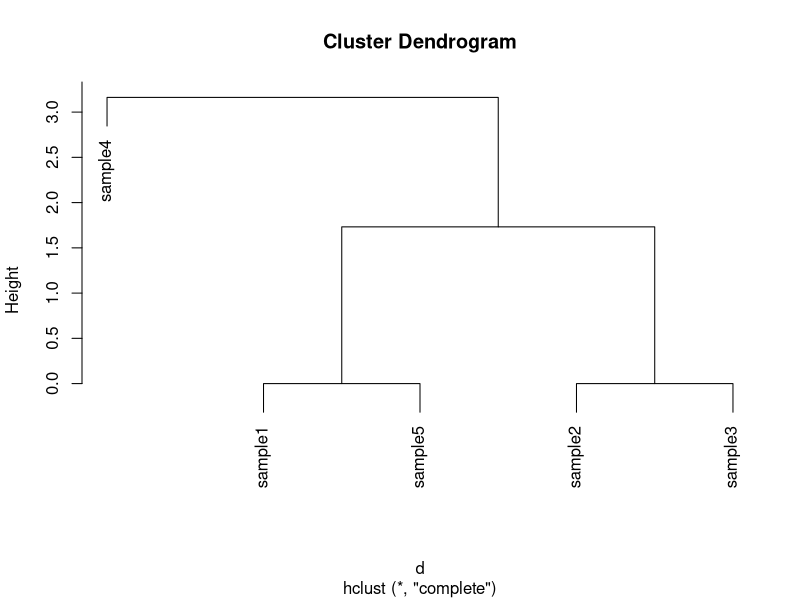

The R source for this figure: (Note: this script raises an error after producing the figure.)
## Clustering analysis

## generate distances matrix using dist(). Distances are computed between rows: need to transpose if samples in columns


matrix <- rbind(c(1, rep(0,7),1,1), c(rep(0,10)), c(rep(0,10)), c(0, rep(1,7),0,0), c(1, rep(0,7),1,1))
chromosomes <- paste("chr", 1:10, "p", sep = "")
rownames(matrix) <- c(paste("sample", 1:5, sep =  ""))
colnames(matrix) <- chromosomes

d <- dist(matrix)
clust <- hclust(d)
plot(clust)
matrix.df <- data.frame(matrix)
matrix.df$samples <-  rownames(matrix)

samples <- rownames(matrix)
long.df <- melt(matrix.df, id = "samples")

long.df$samples <- factor(long.df$samples, levels = clust$labels)
long.df$value[abs(long.df$value) < 3] <- NA
long.df$value[long.df$value > 3] <- 1
long.df$value[long.df$value < -3] <- -1

mut <- ggplot(long.df, aes(x=samples, y=variable, height=0.9, width=0.9)) + 
    geom_tile(aes(fill=value)) +
    scale_fill_gradient(low = "blue", high = "red", na.value = "white", limits = c(-1, 1)) +
    xlab("Subject") +
    ggtitle("Trial Heatmap") +
    theme(
        legend.key = element_rect(fill='NA'),
        legend.key.size = unit(1, 'cm'),
        legend.title = element_blank(),
        legend.position="bottom",
        legend.text = element_text(size=8, face="bold"),
        axis.ticks.x=element_blank(),
        axis.ticks.y=element_blank(),
        axis.text.x=element_text(angle = 90, hjust = 1),
        axis.text.y=element_text(colour="Black"),
        axis.title.x=element_text(face="bold"),
        axis.title.y=element_blank(),
        panel.grid.major.x=element_blank(),
        panel.grid.major.y=element_blank(),
        panel.grid.minor.x=element_blank(),
        panel.grid.minor.y=element_blank(),
        panel.background=element_blank()
    )
print(mut) 


## create legend
legend.df <- data.frame(rep(samples, 2), c(rep("tumor", length(samples)), rep("sex", length(samples))), 
                        c(rep(c("glioma", "meingioma"), length(samples)/2), rep(c("male", "female"), length(samples)/2)))
colnames(legend.df) <- c("samples", "phenotype", "values")
l <- ggplot(legend.df, aes(x=samples, y = phenotype)) + coord_fixed(ratio = .2) + geom_tile(aes(fill = values))


fd=data.frame(x = rep(c("x","y","z"),3), 
              y=c("a","b","c","b","c","a","c","a","b"),
              z=c(0,1,0,1,1,1,0,0,1))

# plot
p <- ggplot(fd, aes(x, y)) + geom_tile(aes(fill = z)) + 
scale_fill_gradient(low = "white",high = "steelblue", limits=c(0,1)) + 
theme_grey() + 
labs(x = "", y= "") + 
coord_fixed(ratio= 1)
scale_x_discrete(expand = c(0, 0)) + 
scale_y_discrete(expand = c(0, 0)) + 
theme(legend.position = "none", axis.ticks = element_blank(), axis.text.x = element_text(size=12, angle=90, hjust=0, colour="black"))


## use NMF to cluster
## adapted from: https://cran.r-project.org/web/packages/NMF/vignettes/heatmaps.pdf and 

## first generate combined alterations list
alterations <- all.mutations.tier1.4[, c("SAMPLE_ACCESSION_NBR", "BEST_EFF_GENE", "variant_classification")]
alterations.cnv <- all.cnv.high[, c("SAMPLE_ACCESSION_NBR", "GENE", "CNV_TYPE_CD")]
colnames(alterations.cnv) <- colnames(alterations)
alterations.svs <- all.svs.formatted[, c("SAMPLE_ACCESSION_NBR", "BEST_EFF_GENE", "variant_classification")]
alterations <- rbind(alterations, alterations.cnv, alterations.svs)
alterations$BEST_EFF_GENE[alterations$BEST_EFF_GENE %in% c("CDKN2A", "CDKN2B")] <- "CDKN2A/B"
alterations$BEST_EFF_GENE[alterations$BEST_EFF_GENE == "MYCN"] <- "MYC"
alterations$variant_classification <- "altered"

## next restrict to only those present in at least 20% of tumor types that have at least 100 samples each
trimmed <- c()
for (i in 1:length(pathologies)){
    if (length(pathologies[[i]]) > 100){
        current.alterations <- alterations[alterations$SAMPLE_ACCESSION_NBR %in% pathologies[[i]], ]
        candidates <- sort(table(current.alterations$BEST_EFF_GENE), decreasing = TRUE)
        finalists <- names(candidates[candidates > floor(length(pathologies[[i]]) / 5)])
        trimmed <- c(trimmed, finalists)
    }
}

trimmed <- unique(trimmed)

## figure out which samples have no mutations
alterations.trimmed <- alterations[alterations$BEST_EFF_GENE %in% trimmed, ]
names <- unique(master.sheet$SAMPLE_ACCESSION_NBR)
quiet.names <- names[!(names %in% alterations.trimmed$SAMPLE_ACCESSION_NBR)]
quiet.samples <- cbind(quiet.names, "quiet.mut", "altered")
colnames(quiet.samples) <- colnames(alterations.trimmed)
alterations.trimmed <- rbind(alterations.trimmed, quiet.samples)

## Add meta features
clustering.cnvs.gain <- all.cnvs.broad
clustering.cnvs.gain[clustering.cnvs.gain < 0] <- 0
clustering.cnvs.loss <- all.cnvs.broad
clustering.cnvs.loss[clustering.cnvs.loss > 0] <- 0
clustering.cnvs.loss <- abs(clustering.cnvs.loss)
rownames(clustering.cnvs.gain) <- paste(unique(gene.to.arm$ID), "_gain", sep = "")
rownames(clustering.cnvs.loss) <- paste(unique(gene.to.arm$ID), "_loss", sep = "")

clustering.cnvs <- rbind(clustering.cnvs.gain, clustering.cnvs.loss)
clustering.cnvs["count", ] <- as.numeric(apply(clustering.cnvs, 2, function(x){sum(x != 0)}))
quantile(as.numeric(clustering.cnvs[69, ]))
clustering.cnvs["cnv.disrupted", clustering.cnvs["count", ] > 6 ] <- 1
clustering.cnvs["cnv.disrupted", is.na(clustering.cnvs["cnv.disrupted", ])] <- 0
clustering.cnvs["cnv.quiet", clustering.cnvs["count", ] == 0] <- 1
clustering.cnvs["cnv.quiet", is.na(clustering.cnvs["cnv.quiet", ])] <- 0
clustering.cnvs["cnv.middle", clustering.cnvs["count", ] %in% 1:5] <- 1
clustering.cnvs["cnv.middle", is.na(clustering.cnvs["cnv.middle", ])] <- 0
clustering.cnvs <- clustering.cnvs[-69, ]

## same as above, figure out which features are present in at least 20% of cases
trimmed.broad <- c()
for (i in 1:length(pathologies)){
    if (length(pathologies[[i]]) > 100){
        current.samples <- clustering.cnvs[, names.fixed %in% pathologies[[i]]]
        candidates <- rowSums(current.samples)
        finalists <- rownames(current.samples)[candidates > floor(length(pathologies[[i]]) / 5)]
        trimmed.broad <- c(trimmed.broad, finalists)
    }
}

trimmed.broad <- unique(trimmed.broad)

clustering.cnvs.trimmed <- clustering.cnvs[trimmed.broad, ]


clustering.clinical <- master.sheet[, c("SAMPLE_ACCESSION_NBR", "Cancer_Type_Broad", "Cancer_Type_Specific")]

clustering.input.cnvs <- PlotComut(
    mut.maf1 = alterations.trimmed,
    broad.cnv.maf = clustering.cnvs.trimmed,
    samples = master.sheet$SAMPLE_ACCESSION_NBR,
    input.samples = "SAMPLE_ACCESSION_NBR", 
    input.genes = "BEST_EFF_GENE", input.mutations = "variant_classification", 
    return.matrix = TRUE,
    dimensions = c(18,10),
    #manual.order = c("quiet.mut", "cnv.quiet", "cnv.disrupted"), 
    col.vector = c("frameshift_indel" = "red", "missense" ="red" , "nonsense" = "red", "splice_site" = "red", "stop_codon" = "red", "in_frame_indel" = "red",
                   "other" = "red", "arm-level gain" = "red", "arm-level loss" = "red", "2DEL" = "red", "HA" = "red", "indel" = "red", "rearrangement" = "red",
                   "Glioblastoma" = "black", "AnaplasticAstro" = "green", "Angiocentric" = "orange", "Astro" = "green", "altered" = "red", 
                   "DiffuseAstro" = "green", "Oligo" = "yellow", "OligoAstro" = "yellow", "PilocyticAstro" = "green", 
                   "0" = "gray90", "1" = "gray70", "2" = "gray50", "3" = "gray25", "4" = "gray1")
    ,phenotypes = clustering.clinical
)


## change to non-negative matrix, features as rows and samples as columns
clustering.input.gliomas <- clustering.input[clustering.input$samples %in% master.sheet$SAMPLE_ACCESSION_NBR[master.sheet$Cancer_Type_Broad == "Glioma"], ]
nmf.input <- reshape(clustering.input.gliomas, idvar = "samples", timevar = "genes", direction = "wide")

nmf.input[nmf.input == "wt"] <- 0
nmf.input[, -1][nmf.input[, -1] != 0] <- 1
nmf.input <- t(nmf.input)
colnames(nmf.input) <- nmf.input[1, ]
nmf.input <- nmf.input[-1, ]
row.labels <- rownames(nmf.input)
nmf.input <- apply(nmf.input, 2, as.numeric)
rownames(nmf.input) <- gsub("(mutations.)(*)", "\\2", row.labels)

## remove empty columns
## figure out number of covariates incldued in clinical clustering, remove that many from end
end <- nrow(nmf.input)
remove <- ncol(clustering.clinical) - 2
start <- end - remove
nmf.input <- nmf.input[-c(start:end), ]
nmf.input <- nmf.input[, colSums(nmf.input) != 0]


column.annotations <- master.sheet
column.annotations <- column.annotations[column.annotations$SAMPLE_ACCESSION_NBR %in% colnames(nmf.input), ]
column.annotations$Cancer_Type_Broaddd <- column.annotations$Cancer_Type_Broad
column.annotations$Cancer_Type_Glioma[column.annotations$Cancer_Type_Broad == "Glioma"] <- 
    column.annotations$Cancer_Type_Specific[column.annotations$Cancer_Type_Broad == "Glioma"]
column.annotations$Cancer_Type_Glioma[!(column.annotations$Cancer_Type_Glioma %in% 
                                            c("Astro", "Oligo", "Glioblastoma", "OligoAstro", "AnaplasticAstro", "DiffuseAstro", "Pediatric"))] <- "glioma_other"
column.annotations$Cancer_Type_Glioma[column.annotations$Cancer_Type_Glioma %in% c("AnaplasticAstro", "DiffuseAstro")] <- "Astro"
column.annotations$Cancer_Type_Glioma[column.annotations$Cancer_Type_Glioma %in% c("Oligo", "OligoAstro")] <- "Oligo"
column.annotations$Cancer_Type_Broaddd[column.annotations$Cancer_Type_Broaddd %in% c("Craniopharyngioma", "Paraganglioma",  "Pineal_parenchymal_tumor", "Chondrosarcoma",
                                                                                     "Schwannoma", "Chordoma", "Schwannoma check", "Neuroblastoma", "Lymphoma",
                                                                                     "Medulloblastoma", "Pituitary_other", "Ependymoma", "Paraganglioglioma", "SFT")] <- "other"
column.annotations$Cancer_Type_Broaddd_Glioma <- column.annotations$Cancer_Type_Broaddd
column.annotations$Cancer_Type_Broaddd_Glioma[column.annotations$Cancer_Type_Broad == "Glioma"] <- column.annotations$Cancer_Type_Glioma[column.annotations$Cancer_Type_Broad == "Glioma"]

column.annotations$Cancer_Type_Broad_Glioma <- column.annotations$Cancer_Type_Broad
column.annotations$Cancer_Type_Broad_Glioma[column.annotations$Cancer_Type_Broad == "Glioma"] <- column.annotations$Cancer_Type_Glioma[column.annotations$Cancer_Type_Broad == "Glioma"]
column.annotations$Cancer_Type_Glioma_Grade <- paste(column.annotations$Cancer_Type_Glioma, column.annotations$Grade, sep = "_")
column.annotations$Cancer_Type_Glioma_Grade[!(column.annotations$Cancer_Type_Glioma_Grade %in% c("Astro_2", "Astro_3", "Glioblastoma_4", 
                                                                                                 "glioma_other_", "Oligo_2", "Oligo_3", "Pediatric_"))] <- "other"
## re order based on nmf order
column.annotations <- column.annotations[order(match(column.annotations$SAMPLE_ACCESSION_NBR, colnames(nmf.input))), ]


## if multiple runs
nmf.output.4 <- nmf(nmf.input, 2, nrun = 2)
coefmap(nmf.output.4, Colv = "consensus")

## if single run
nmf.output.glioma.4 <- nmf(nmf.input, 4, seed = 123456789)
tiff("../Analysis/NMF Glioma K4 heatmap.tiff", width = 1000, height = 1000)
pdf("../Analysis/NMF K4 heatmap.pdf")
coefmap(minfit(nmf.output.glioma.4), annCol = column.annotations$Cancer_Type_Glioma, annColors = list(c("red", "yellow", "blue", "green4", "purple", "orange")), Colv = "basis")
dev.off()

## calculate overlap
classifier <- nmf.output.glioma.4@fit@H
classifier <- as.data.frame(t(classifier))
classifier$subtype <- column.annotations$Cancer_Type_Glioma_Grade
classifier$basis <- sapply(1:nrow(classifier), function(x){which(classifier[x, 1:(ncol(classifier) - 1)] == max(classifier[x, 1:(ncol(classifier) -1)]))[1]}, 
                           USE.NAMES = FALSE)
classifier$subtype[classifier$subtype == ""] <- "unlabeled"

## percentage based classifier
percent.classifier <- table(classifier$basis, classifier$subtype)
for (i in 1:ncol(percent.classifier)){
    percent.classifier[, i] <- percent.classifier[, i] / sum(percent.classifier[, i])
}
percent.classifier <- as.data.frame(percent.classifier)
colnames(percent.classifier) <- c("basis", "subtype", "percent")
percent.classifier$basis <- paste("factor", percent.classifier$basis, sep = "_")


pdf("NMF Glioma K4 summary by basis.pdf", width = 10, height = 7)
colors <- distinctColorPalette(length(unique(classifier$subtype)))
names(colors) <- unique(classifier$subtype)
ggplot(data = classifier, aes(x = basis, fill = factor(subtype))) + geom_bar(position = "dodge") + scale_fill_manual(values = colors)
dev.off()

pdf("NMF Glioma K4 summary by basis percent.pdf", width = 10, height = 7)
ggplot(data = percent.classifier, aes(x = basis, y = percent, fill = subtype)) + geom_bar(stat = "Identity", position = "dodge") + scale_fill_manual(values = colors)
dev.off()



pdf("NMF Glioma K4 summary by subtype with grade.pdf", width = 10, height = 7)
ggplot(data = classifier, aes(x = subtype, fill = factor(basis))) + geom_bar(position = "dodge") + theme(axis.text.x = element_text(angle = 45, hjust = 1)) 
+ coord_flip()
dev.off()

pdf("NMF Glioma K4 summary by subtype percent.pdf", width = 10, height = 7)
ggplot(data = percent.classifier, aes(x = subtype, y = percent, fill = basis)) + geom_bar(stat = "Identity", position = "dodge") + theme(axis.text.x = element_text(angle = 45, hjust = 1)) 
dev.off()

## plot percentage of samples within a given cancer type residing in most dominant factor
max.values <- data.frame(sapply(as.character(unique(percent.classifier$subtype)), function(x){max(percent.classifier$percent[percent.classifier$subtype == x])}))
max.values$subtype <- rownames(max.values)
colnames(max.values) <- c("percent", "subtype")
pdf("NMF CNVs K4 summary max basis.pdf", width = 10, height = 7)
ggplot(data = max.values, aes(x = subtype, y = percent, fill = subtype)) + geom_bar(stat = "identity") + scale_fill_manual(values = colors) + 
    theme(axis.text.x = element_text(angle = 45, hjust = 1)) 
dev.off()


## plot contributing factors
tiff("../Analysis/NMF CNVs K4 components.tiff", width = 1000, height = 1000)
basismap(nmf.output.cnvs.4)
dev.off()
## show relationship between input variables and metagenes, with each variable coded by the dominant metagene it contributes to


## show a consensus map of the clustering based on multiple iterations
consensusmap(output, annCol = column.annotations$Cancer_Type_Specific)


## multiple ranks at multiple runs each time
output.2_10 <- nmf(nmf.input, 2:10, nrun = 10)

consensusmap(output)
